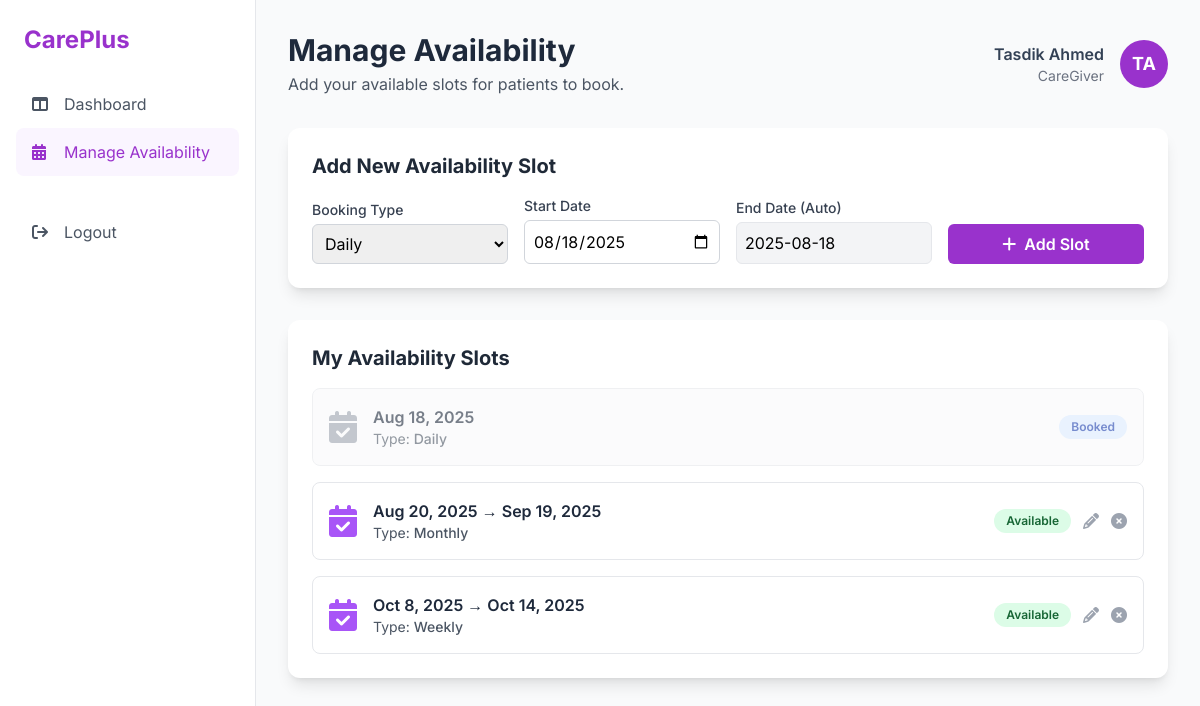
Page /caregiver_availability.php (signed in) on the committed database.
### tables this page shows
CREATE TABLE `caregiver_availability` (
  `availabilityID` int(11) NOT NULL,
  `careGiverID` int(11) NOT NULL,
  `bookingType` enum('Daily','Weekly','Monthly') NOT NULL,
  `startDate` date DEFAULT NULL,
  `endDate` date DEFAULT NULL,
  `status` enum('Available','Booked','Canceled') NOT NULL DEFAULT 'Available'
);

### caregiver_availability.php (the view, shortened to what this page needs)
<?php
$conn = require_once 'config.php';
$careGiverID = $_SESSION['userID'];
$userName = $_SESSION['Name'];
$userAvatar = strtoupper(substr($userName, 0, 2));
$availabilities = [];
$sql = "SELECT * FROM caregiver_availability WHERE careGiverID = ? AND status IN ('Available', 'Booked') ORDER BY startDate ASC";
$stmt = $conn->prepare($sql);
$stmt->bind_param("i", $careGiverID);
$stmt->execute();
$result = $stmt->get_result();
while($row = $result->fetch_assoc()) {
    $availabilities[] = $row;
}
?>
<!DOCTYPE html>
<html lang="en">
<head>
    <script src="https://cdn.tailwindcss.com"></script>
    <link rel="stylesheet" href="https://cdnjs.cloudflare.com/ajax/libs/font-awesome/6.5.2/css/all.min.css" />
</head>
<body class="bg-gray-50">
    <div class="flex min-h-screen">
        <aside class="w-64 bg-white border-r">
            <div class="p-6"><a href="#" class="text-2xl font-bold text-dark-orchid">CarePlus</a></div>
            <nav class="px-4">
                <a href="careGiverDashboard.php" class="flex items-center space-x-3 px-4 py-3 text-gray-600 hover:bg-gray-100 rounded-lg"><i class="fa-solid fa-table-columns w-5"></i><span>Dashboard</span></a>
                <a href="caregiver_availability.php" class="flex items-center space-x-3 px-4 py-3 bg-purple-50 text-dark-orchid rounded-lg"><i class="fa-solid fa-calendar-days w-5"></i><span>Manage Availability</span></a>
                <a href="logout.php" class="flex items-center space-x-3 px-4 py-3 text-gray-600 hover:bg-gray-100 rounded-lg mt-8"><i class="fa-solid fa-arrow-right-from-bracket w-5"></i><span>Logout</span></a>
            </nav>
        </aside>
        <main class="flex-1 p-8">
             <header class="flex justify-between items-center mb-8">
                <div>
                    <h1 class="text-3xl font-bold text-slate-800">Manage Availability</h1>
                    <p class="text-gray-600 mt-1">Add your available slots for patients to book.</p>
                </div>
                 <div class="flex items-center space-x-4">
                    <div class="text-right">
                        <p class="font-semibold text-slate-700"><?php echo htmlspecialchars($userName); ?></p>
                        <p class="text-sm text-gray-500">CareGiver</p>
                    </div>
                    <div class="w-12 h-12 rounded-full bg-dark-orchid text-white flex items-center justify-center font-bold text-lg"><?php echo htmlspecialchars($userAvatar); ?></div>
                </div>
            </header>
            <div class="bg-white p-6 rounded-xl shadow-lg mb-8">
                <h2 class="text-xl font-bold text-gray-800 mb-4">Add New Availability Slot</h2>
                <form id="addAvailabilityForm" action="caregiver_availability.php" method="POST" class="grid grid-cols-1 md:grid-cols-4 gap-4 items-end">
                    <div>
                        <label for="bookingType" class="block text-sm font-medium text-gray-700">Booking Type</label>
                        <select id="bookingType" name="bookingType" required class="w-full mt-1 p-2 border border-gray-300 rounded-md">
                            <option value="Daily">Daily</option>
                        </select>
                    </div>
                    <div>
                        <label for="startDate" class="block text-sm font-medium text-gray-700">Start Date</label>
                        <input type="date" id="startDate" name="startDate" required class="w-full mt-1 p-2 border border-gray-300 rounded-md" min="<?php echo date('Y-m-d'); ?>">
                    </div>
                     <div>
                        <label for="endDateDisplay" class="block text-sm font-medium text-gray-700">End Date (Auto)</label>
                        <input type="text" id="endDateDisplay" class="w-full mt-1 p-2 border border-gray-200 rounded-md bg-gray-100" readonly>
                    </div>
                    <button type="submit" name="add_availability" class="w-full py-2 px-4 bg-dark-orchid text-white rounded-md font-semibold hover:bg-purple-700 transition"><i class="fa-solid fa-plus mr-2"></i>Add Slot</button>
                </form>
            </div>
            <div class="bg-white p-6 rounded-xl shadow-lg">
                <h2 class="text-xl font-bold text-gray-800 mb-4">My Availability Slots</h2>
                <div class="space-y-4">
                    <?php if (empty($availabilities)): ?>
                        <div class="text-center text-gray-500 py-10 border-2 border-dashed rounded-lg"><i class="fa-solid fa-calendar-xmark fa-3x text-gray-400 mb-3"></i><p>You have no upcoming availability.</p></div>
                    <?php else: ?>
                        <?php foreach ($availabilities as $slot): ?>
                            <?php
                                $statusClass = ($slot['status'] === 'Available') ? 'bg-green-100 text-green-800' : 'bg-blue-100 text-blue-800';
                                $sDate = new DateTime($slot['startDate']);
                                $eDate = new DateTime($slot['startDate']);
                                if ($slot['bookingType'] === 'Weekly') $eDate->modify('+6 days');
                                if ($slot['bookingType'] === 'Monthly') $eDate->modify('+1 month -1 day');
                            ?>
                            <div class="flex justify-between items-center p-4 rounded-lg border <?php if($slot['status'] === 'Booked') echo 'opacity-60 bg-gray-50'; ?>">
                                <div class="flex items-center space-x-4">
                                    <i class="fa-solid fa-calendar-check fa-2x <?php echo $slot['status'] === 'Available' ? 'text-purple-500' : 'text-gray-400'; ?>"></i>
                                    <div>
                                        <p class="font-semibold text-slate-800">
                                            <?php echo $sDate->format("M j, Y"); ?>
                                            <?php if ($slot['bookingType'] !== 'Daily'): ?>
                                                &rarr; <?php echo $eDate->format("M j, Y"); ?>
                                            <?php endif; ?>
                                        </p>
                                        <p class="text-sm text-gray-600">Type: <span class="font-medium"><?php echo htmlspecialchars($slot['bookingType']); ?></span></p>
                                    </div>
                                </div>
                                <div class="flex items-center space-x-3">
                                    <span class="px-3 py-1 text-xs font-semibold rounded-full <?php echo $statusClass; ?>"><?php echo htmlspecialchars($slot['status']); ?></span>
                                    <?php if ($slot['status'] === 'Available'): ?>
                                    <button onclick="openEditModal(<?php echo htmlspecialchars(json_encode($slot)); ?>)" class="text-gray-400 hover:text-blue-600" title="Edit"><i class="fa-solid fa-pencil"></i></button>
                                    <a href="caregiver_availability.php?cancel_id=<?php echo $slot['availabilityID']; ?>" onclick="return confirm('Are you sure?');" class="text-gray-400 hover:text-red-600" title="Cancel Slot"><i class="fa-solid fa-times-circle"></i></a>
                                    <?php endif; ?>
                                </div>
                            </div>
                        <?php endforeach; ?>
                    <?php endif; ?>
                </div>
            </div>
        </main>
    </div>
</body>
</html>

### caregiver_availability.php (style rules this page uses)
body { font-family: 'Inter', sans-serif; }
.bg-dark-orchid { background-color: #9932CC; }
.text-dark-orchid { color: #9932CC; }

### rows in the picture
caregiver_availability: startDate "Aug 18, 2025", bookingType "Daily", status "Booked"
caregiver_availability: startDate "Aug 20, 2025", startDate "Sep 19, 2025", bookingType "Monthly", status "Available"
caregiver_availability: startDate "Oct 8, 2025", startDate "Oct 14, 2025", bookingType "Weekly", status "Available"

### other values in the picture
$userName "Tasdik Ahmed"
$userAvatar "TA"
